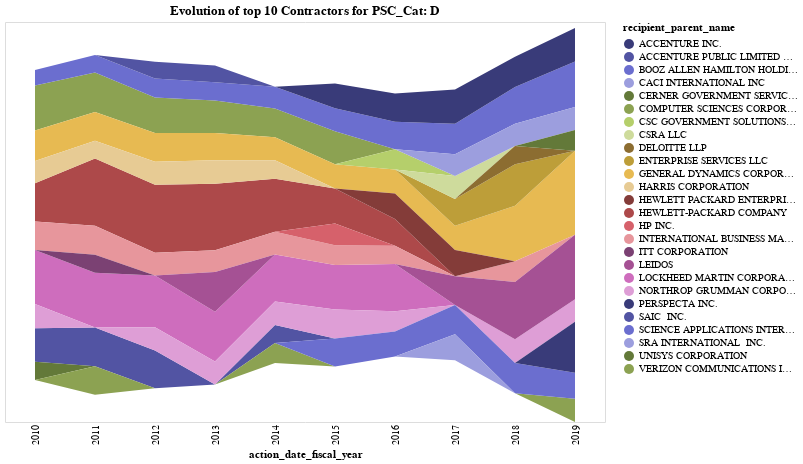

Source (notebook cell):
### Code cell
# sort and get the 10 largest every GFY
df_share_by_PSC = df_by_Dept_Agency_Office_PSC_Contractor.groupby(['action_date_fiscal_year','PSC_Cat','recipient_parent_name'])['federal_action_obligation'].sum().reset_index()
df_share_by_PSC.head()

psc_cat = 'D'
selector = (df_share_by_PSC['PSC_Cat'] == psc_cat) & (df_share_by_PSC['action_date_fiscal_year'] != '2020')
#!!!! this is critical group_keys=False
top_N = 10
df_plot = df_share_by_PSC[selector].groupby("action_date_fiscal_year", group_keys=False).apply(lambda xgroup: xgroup.sort_values(by=['federal_action_obligation'], ascending=[False]).head(top_N))

df_plot

# Streamgraph https://altair-viz.github.io/gallery/streamgraph.html

source = df_plot

selection = alt.selection_multi(fields=['recipient_parent_name'], bind='legend')

chart = alt.Chart(source, title=f'Evolution of top {top_N} Contractors for PSC_Cat: {psc_cat}').mark_area().encode(
    alt.X('action_date_fiscal_year',
        axis=alt.Axis(domain=False, tickSize=0)
    ),
    alt.Y('federal_action_obligation', stack='center', axis=None),
    alt.Color('recipient_parent_name:N',
        scale=alt.Scale(scheme='category20b'),
              
    ),
    opacity=alt.condition(selection, alt.value(1), alt.value(0.2)), # this is what adjust the highlighting when you select something
).properties(
    width=600,
    height=400
).add_selection(
    selection
) #.interactive()

# chart.save('chart.png')
# chart.save('chart.svg')
# chart.save('chart.pdf')
# chart.save('chart.html')

chart

### Figure 1 — Vega-Lite specification as saved in the notebook (floating-point values rounded to 4 significant figures)
{"config": {"view": {"continuousWidth": 400, "continuousHeight": 300}}, "data": {"name": "data-4b626a27b7d2ee055aa5c33302c6afc6"}, "mark": "area", "encoding": {"color": {"type": "nominal", "field": "recipient_parent_name", "scale": {"scheme": "category20b"}}, "opacity": {"condition": {"value": 1, "selection": "selector037"}, "value": 0.2}, "x": {"type": "nominal", "axis": {"domain": false, "tickSize": 0}, "field": "action_date_fiscal_year"}, "y": {"type": "quantitative", "axis": null, "field": "federal_action_obligation", "stack": "center"}}, "height": 400, "selection": {"selector037": {"type": "multi", "fields": ["recipient_parent_name"], "bind": "legend"}}, "title": "Evolution of top 10 Contractors for PSC_Cat: D", "width": 600, "$schema": "https://vega.github.io/schema/vega-lite/v4.8.1.json", "datasets": {"data-4b626a27b7d2ee055aa5c33302c6afc6": [{"action_date_fiscal_year": "2010", "PSC_Cat": "D", "recipient_parent_name": "LOCKHEED MARTIN CORPORATION", "federal_action_obligation": 1893000000.0}, {"action_date_fiscal_year": "2010", "PSC_Cat": "D", "recipient_parent_name": "COMPUTER SCIENCES CORPORATION", "federal_action_obligation": 1572000000.0}, {"action_date_fiscal_year": "2010", "PSC_Cat": "D", "recipient_parent_name": "HEWLETT-PACKARD COMPANY", "federal_action_obligation": 1338000000.0}, {"action_date_fiscal_year": "2010", "PSC_Cat": "D", "recipient_parent_name": "SAIC  INC.", "federal_action_obligation": 1167000000.0}, {"action_date_fiscal_year": "2010", "PSC_Cat": "D", "recipient_parent_name": "GENERAL DYNAMICS CORPORATION", "federal_action_obligation": 1064000000.0}, {"action_date_fiscal_year": "2010", "PSC_Cat": "D", "recipient_parent_name": "INTERNATIONAL BUSINESS MACHINES CORPORATION", "federal_action_obligation": 998000000.0}, {"action_date_fiscal_year": "2010", "PSC_Cat": "D", "recipient_parent_name": "NORTHROP GRUMMAN CORPORATION", "federal_action_obligation": 846200000.0}, {"action_date_fiscal_year": "2010", "PSC_Cat": "D", "recipient_parent_name": "HARRIS CORPORATION", "federal_action_obligation": 783400000.0}, {"action_date_fiscal_year": "2010", "PSC_Cat": "D", "recipient_parent_name": "UNISYS CORPORATION", "federal_action_obligation": 642800000.0}, {"action_date_fiscal_year": "2010", "PSC_Cat": "D", "recipient_parent_name": "BOOZ ALLEN HAMILTON HOLDING CORPORATION", "federal_action_obligation": 549200000.0}, {"action_date_fiscal_year": "2011", "PSC_Cat": "D", "recipient_parent_name": "HEWLETT-PACKARD COMPANY", "federal_action_obligation": 2350000000.0}, {"action_date_fiscal_year": "2011", "PSC_Cat": "D", "recipient_parent_name": "LOCKHEED MARTIN CORPORATION", "federal_action_obligation": 1917000000.0}, {"action_date_fiscal_year": "2011", "PSC_Cat": "D", "recipient_parent_name": "COMPUTER SCIENCES CORPORATION", "federal_action_obligation": 1384000000.0}, {"action_date_fiscal_year": "2011", "PSC_Cat": "D", "recipient_parent_name": "SAIC  INC.", "federal_action_obligation": 1360000000.0}, {"action_date_fiscal_year": "2011", "PSC_Cat": "D", "recipient_parent_name": "INTERNATIONAL BUSINESS MACHINES CORPORATION", "federal_action_obligation": 1019000000.0}, {"action_date_fiscal_year": "2011", "PSC_Cat": "D", "recipient_parent_name": "GENERAL DYNAMICS CORPORATION", "federal_action_obligation": 1008000000.0}, {"action_date_fiscal_year": "2011", "PSC_Cat": "D", "recipient_parent_name": "VERIZON COMMUNICATIONS INC.", "federal_action_obligation": 999600000.0}, {"action_date_fiscal_year": "2011", "PSC_Cat": "D", "recipient_parent_name": "HARRIS CORPORATION", "federal_action_obligation": 624400000.0}, {"action_date_fiscal_year": "2011", "PSC_Cat": "D", "recipient_parent_name": "ITT CORPORATION", "federal_action_obligation": 622100000.0}, {"action_date_fiscal_year": "2011", "PSC_Cat": "D", "recipient_parent_name": "BOOZ ALLEN HAMILTON HOLDING CORPORATION", "federal_action_obligation": 608200000.0}, {"action_date_fiscal_year": "2012", "PSC_Cat": "D", "recipient_parent_name": "HEWLETT-PACKARD COMPANY", "federal_action_obligation": 2380000000.0}, {"action_date_fiscal_year": "2012", "PSC_Cat": "D", "recipient_parent_name": "LOCKHEED MARTIN CORPORATION", "federal_action_obligation": 1805000000.0}, {"action_date_fiscal_year": "2012", "PSC_Cat": "D", "recipient_parent_name": "SAIC  INC.", "federal_action_obligation": 1314000000.0}, {"action_date_fiscal_year": "2012", "PSC_Cat": "D", "recipient_parent_name": "COMPUTER SCIENCES CORPORATION", "federal_action_obligation": 1246000000.0}, {"action_date_fiscal_year": "2012", "PSC_Cat": "D", "recipient_parent_name": "GENERAL DYNAMICS CORPORATION", "federal_action_obligation": 1003000000.0}, {"action_date_fiscal_year": "2012", "PSC_Cat": "D", "recipient_parent_name": "NORTHROP GRUMMAN CORPORATION", "federal_action_obligation": 819400000.0}, {"action_date_fiscal_year": "2012", "PSC_Cat": "D", "recipient_parent_name": "HARRIS CORPORATION", "federal_action_obligation": 805200000.0}, {"action_date_fiscal_year": "2012", "PSC_Cat": "D", "recipient_parent_name": "INTERNATIONAL BUSINESS MACHINES CORPORATION", "federal_action_obligation": 798700000.0}, {"action_date_fiscal_year": "2012", "PSC_Cat": "D", "recipient_parent_name": "BOOZ ALLEN HAMILTON HOLDING CORPORATION", "federal_action_obligation": 664100000.0}, {"action_date_fiscal_year": "2012", "PSC_Cat": "D", "recipient_parent_name": "ACCENTURE PUBLIC LIMITED COMPANY", "federal_action_obligation": 586800000.0}, {"action_date_fiscal_year": "2013", "PSC_Cat": "D", "recipient_parent_name": "HEWLETT-PACKARD COMPANY", "federal_action_obligation": 2334000000.0}, {"action_date_fiscal_year": "2013", "PSC_Cat": "D", "recipient_parent_name": "LOCKHEED MARTIN CORPORATION", "federal_action_obligation": 1747000000.0}, {"action_date_fiscal_year": "2013", "PSC_Cat": "D", "recipient_parent_name": "LEIDOS", "federal_action_obligation": 1388000000.0}, {"action_date_fiscal_year": "2013", "PSC_Cat": "D", "recipient_parent_name": "COMPUTER SCIENCES CORPORATION", "federal_action_obligation": 1139000000.0}, {"action_date_fiscal_year": "2013", "PSC_Cat": "D", "recipient_parent_name": "GENERAL DYNAMICS CORPORATION", "federal_action_obligation": 956100000.0}, {"action_date_fiscal_year": "2013", "PSC_Cat": "D", "recipient_parent_name": "HARRIS CORPORATION", "federal_action_obligation": 819400000.0}, {"action_date_fiscal_year": "2013", "PSC_Cat": "D", "recipient_parent_name": "NORTHROP GRUMMAN CORPORATION", "federal_action_obligation": 798100000.0}, {"action_date_fiscal_year": "2013", "PSC_Cat": "D", "recipient_parent_name": "INTERNATIONAL BUSINESS MACHINES CORPORATION", "federal_action_obligation": 759600000.0}, {"action_date_fiscal_year": "2013", "PSC_Cat": "D", "recipient_parent_name": "BOOZ ALLEN HAMILTON HOLDING CORPORATION", "federal_action_obligation": 637700000.0}, {"action_date_fiscal_year": "2013", "PSC_Cat": "D", "recipient_parent_name": "ACCENTURE PUBLIC LIMITED COMPANY", "federal_action_obligation": 583000000.0}, {"action_date_fiscal_year": "2014", "PSC_Cat": "D", "recipient_parent_name": "HEWLETT-PACKARD COMPANY", "federal_action_obligation": 1853000000.0}, {"action_date_fiscal_year": "2014", "PSC_Cat": "D", "recipient_parent_name": "LOCKHEED MARTIN CORPORATION", "federal_action_obligation": 1653000000.0}, {"action_date_fiscal_year": "2014", "PSC_Cat": "D", "recipient_parent_name": "COMPUTER SCIENCES CORPORATION", "federal_action_obligation": 1002000000.0}, {"action_date_fiscal_year": "2014", "PSC_Cat": "D", "recipient_parent_name": "NORTHROP GRUMMAN CORPORATION", "federal_action_obligation": 822400000.0}, {"action_date_fiscal_year": "2014", "PSC_Cat": "D", "recipient_parent_name": "GENERAL DYNAMICS CORPORATION", "federal_action_obligation": 808600000.0}, {"action_date_fiscal_year": "2014", "PSC_Cat": "D", "recipient_parent_name": "INTERNATIONAL BUSINESS MACHINES CORPORATION", "federal_action_obligation": 790500000.0}, {"action_date_fiscal_year": "2014", "PSC_Cat": "D", "recipient_parent_name": "BOOZ ALLEN HAMILTON HOLDING CORPORATION", "federal_action_obligation": 762800000.0}, {"action_date_fiscal_year": "2014", "PSC_Cat": "D", "recipient_parent_name": "VERIZON COMMUNICATIONS INC.", "federal_action_obligation": 699100000.0}, {"action_date_fiscal_year": "2014", "PSC_Cat": "D", "recipient_parent_name": "HARRIS CORPORATION", "federal_action_obligation": 648000000.0}, {"action_date_fiscal_year": "2014", "PSC_Cat": "D", "recipient_parent_name": "SAIC  INC.", "federal_action_obligation": 630300000.0}, {"action_date_fiscal_year": "2015", "PSC_Cat": "D", "recipient_parent_name": "LOCKHEED MARTIN CORPORATION", "federal_action_obligation": 1560000000.0}, {"action_date_fiscal_year": "2015", "PSC_Cat": "D", "recipient_parent_name": "HEWLETT-PACKARD COMPANY", "federal_action_obligation": 1225000000.0}, {"action_date_fiscal_year": "2015", "PSC_Cat": "D", "recipient_parent_name": "COMPUTER SCIENCES CORPORATION", "federal_action_obligation": 1147000000.0}, {"action_date_fiscal_year": "2015", "PSC_Cat": "D", "recipient_parent_name": "NORTHROP GRUMMAN CORPORATION", "federal_action_obligation": 1011000000.0}, {"action_date_fiscal_year": "2015", "PSC_Cat": "D", "recipient_parent_name": "SCIENCE APPLICATIONS INTERNATIONAL CORPORATION", "federal_action_obligation": 977600000.0}, {"action_date_fiscal_year": "2015", "PSC_Cat": "D", "recipient_parent_name": "ACCENTURE INC.", "federal_action_obligation": 863400000.0}, {"action_date_fiscal_year": "2015", "PSC_Cat": "D", "recipient_parent_name": "GENERAL DYNAMICS CORPORATION", "federal_action_obligation": 850400000.0}, {"action_date_fiscal_year": "2015", "PSC_Cat": "D", "recipient_parent_name": "BOOZ ALLEN HAMILTON HOLDING CORPORATION", "federal_action_obligation": 811500000.0}, {"action_date_fiscal_year": "2015", "PSC_Cat": "D", "recipient_parent_name": "HP INC.", "federal_action_obligation": 763400000.0}, {"action_date_fiscal_year": "2015", "PSC_Cat": "D", "recipient_parent_name": "INTERNATIONAL BUSINESS MACHINES CORPORATION", "federal_action_obligation": 691200000.0}, {"action_date_fiscal_year": "2016", "PSC_Cat": "D", "recipient_parent_name": "LOCKHEED MARTIN CORPORATION", "federal_action_obligation": 1651000000.0}, {"action_date_fiscal_year": "2016", "PSC_Cat": "D", "recipient_parent_name": "ACCENTURE INC.", "federal_action_obligation": 986700000.0}, {"action_date_fiscal_year": "2016", "PSC_Cat": "D", "recipient_parent_name": "BOOZ ALLEN HAMILTON HOLDING CORPORATION", "federal_action_obligation": 960600000.0}, {"action_date_fiscal_year": "2016", "PSC_Cat": "D", "recipient_parent_name": "HEWLETT-PACKARD COMPANY", "federal_action_obligation": 933800000.0}, {"action_date_fiscal_year": "2016", "PSC_Cat": "D", "recipient_parent_name": "HEWLETT PACKARD ENTERPRISE COMPANY", "federal_action_obligation": 897600000.0}, {"action_date_fiscal_year": "2016", "PSC_Cat": "D", "recipient_parent_name": "SCIENCE APPLICATIONS INTERNATIONAL CORPORATION", "federal_action_obligation": 870100000.0}, {"action_date_fiscal_year": "2016", "PSC_Cat": "D", "recipient_parent_name": "GENERAL DYNAMICS CORPORATION", "federal_action_obligation": 840800000.0}, {"action_date_fiscal_year": "2016", "PSC_Cat": "D", "recipient_parent_name": "NORTHROP GRUMMAN CORPORATION", "federal_action_obligation": 712200000.0}, {"action_date_fiscal_year": "2016", "PSC_Cat": "D", "recipient_parent_name": "CSC GOVERNMENT SOLUTIONS LLC", "federal_action_obligation": 708900000.0}, {"action_date_fiscal_year": "2016", "PSC_Cat": "D", "recipient_parent_name": "INTERNATIONAL BUSINESS MACHINES CORPORATION", "federal_action_obligation": 638700000.0}, {"action_date_fiscal_year": "2017", "PSC_Cat": "D", "recipient_parent_name": "ACCENTURE INC.", "federal_action_obligation": 1199000000.0}, {"action_date_fiscal_year": "2017", "PSC_Cat": "D", "recipient_parent_name": "BOOZ ALLEN HAMILTON HOLDING CORPORATION", "federal_action_obligation": 1065000000.0}, {"action_date_fiscal_year": "2017", "PSC_Cat": "D", "recipient_parent_name": "SCIENCE APPLICATIONS INTERNATIONAL CORPORATION", "federal_action_obligation": 1022000000.0}, {"action_date_fiscal_year": "2017", "PSC_Cat": "D", "recipient_parent_name": "LEIDOS", "federal_action_obligation": 1009000000.0}, {"action_date_fiscal_year": "2017", "PSC_Cat": "D", "recipient_parent_name": "ENTERPRISE SERVICES LLC", "federal_action_obligation": 936500000.0}, {"action_date_fiscal_year": "2017", "PSC_Cat": "D", "recipient_parent_name": "HEWLETT PACKARD ENTERPRISE COMPANY", "federal_action_obligation": 921900000.0}, {"action_date_fiscal_year": "2017", "PSC_Cat": "D", "recipient_parent_name": "SRA INTERNATIONAL  INC.", "federal_action_obligation": 913200000.0}, {"action_date_fiscal_year": "2017", "PSC_Cat": "D", "recipient_parent_name": "GENERAL DYNAMICS CORPORATION", "federal_action_obligation": 849600000.0}, {"action_date_fiscal_year": "2017", "PSC_Cat": "D", "recipient_parent_name": "CSRA LLC", "federal_action_obligation": 798800000.0}, {"action_date_fiscal_year": "2017", "PSC_Cat": "D", "recipient_parent_name": "CACI INTERNATIONAL INC", "federal_action_obligation": 762800000.0}, {"action_date_fiscal_year": "2018", "PSC_Cat": "D", "recipient_parent_name": "LEIDOS", "federal_action_obligation": 2006000000.0}, {"action_date_fiscal_year": "2018", "PSC_Cat": "D", "recipient_parent_name": "GENERAL DYNAMICS CORPORATION", "federal_action_obligation": 1939000000.0}, {"action_date_fiscal_year": "2018", "PSC_Cat": "D", "recipient_parent_name": "ENTERPRISE SERVICES LLC", "federal_action_obligation": 1454000000.0}, {"action_date_fiscal_year": "2018", "PSC_Cat": "D", "recipient_parent_name": "BOOZ ALLEN HAMILTON HOLDING CORPORATION", "federal_action_obligation": 1285000000.0}, {"action_date_fiscal_year": "2018", "PSC_Cat": "D", "recipient_parent_name": "ACCENTURE INC.", "federal_action_obligation": 1058000000.0}, {"action_date_fiscal_year": "2018", "PSC_Cat": "D", "recipient_parent_name": "SCIENCE APPLICATIONS INTERNATIONAL CORPORATION", "federal_action_obligation": 1057000000.0}, {"action_date_fiscal_year": "2018", "PSC_Cat": "D", "recipient_parent_name": "NORTHROP GRUMMAN CORPORATION", "federal_action_obligation": 826500000.0}, {"action_date_fiscal_year": "2018", "PSC_Cat": "D", "recipient_parent_name": "CACI INTERNATIONAL INC", "federal_action_obligation": 776200000.0}, {"action_date_fiscal_year": "2018", "PSC_Cat": "D", "recipient_parent_name": "INTERNATIONAL BUSINESS MACHINES CORPORATION", "federal_action_obligation": 726500000.0}, {"action_date_fiscal_year": "2018", "PSC_Cat": "D", "recipient_parent_name": "DELOITTE LLP", "federal_action_obligation": 644800000.0}, {"action_date_fiscal_year": "2019", "PSC_Cat": "D", "recipient_parent_name": "GENERAL DYNAMICS CORPORATION", "federal_action_obligation": 2945000000.0}, {"action_date_fiscal_year": "2019", "PSC_Cat": "D", "recipient_parent_name": "LEIDOS", "federal_action_obligation": 2255000000.0}, {"action_date_fiscal_year": "2019", "PSC_Cat": "D", "recipient_parent_name": "PERSPECTA INC.", "federal_action_obligation": 1790000000.0}, {"action_date_fiscal_year": "2019", "PSC_Cat": "D", "recipient_parent_name": "BOOZ ALLEN HAMILTON HOLDING CORPORATION", "federal_action_obligation": 1593000000.0}, {"action_date_fiscal_year": "2019", "PSC_Cat": "D", "recipient_parent_name": "ACCENTURE INC.", "federal_action_obligation": 1179000000.0}, {"action_date_fiscal_year": "2019", "PSC_Cat": "D", "recipient_parent_name": "SCIENCE APPLICATIONS INTERNATIONAL CORPORATION", "federal_action_obligation": 907900000.0}, {"action_date_fiscal_year": "2019", "PSC_Cat": "D", "recipient_parent_name": "VERIZON COMMUNICATIONS INC.", "federal_action_obligation": 814600000.0}, {"action_date_fiscal_year": "2019", "PSC_Cat": "D", "recipient_parent_name": "CACI INTERNATIONAL INC", "federal_action_obligation": 802900000.0}, {"action_date_fiscal_year": "2019", "PSC_Cat": "D", "recipient_parent_name": "NORTHROP GRUMMAN CORPORATION", "federal_action_obligation": 782300000.0}, {"action_date_fiscal_year": "2019", "PSC_Cat": "D", "recipient_parent_name": "CERNER GOVERNMENT SERVICES  INC.", "federal_action_obligation": 723300000.0}]}}
